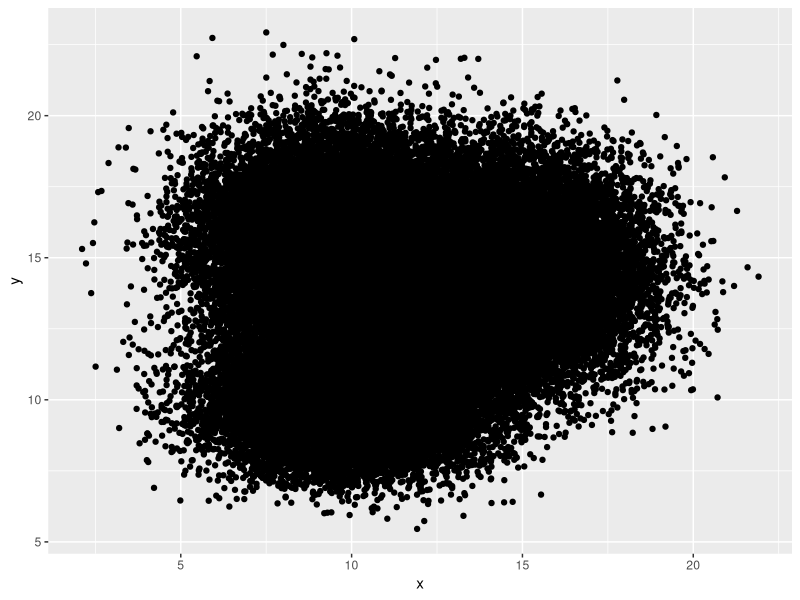
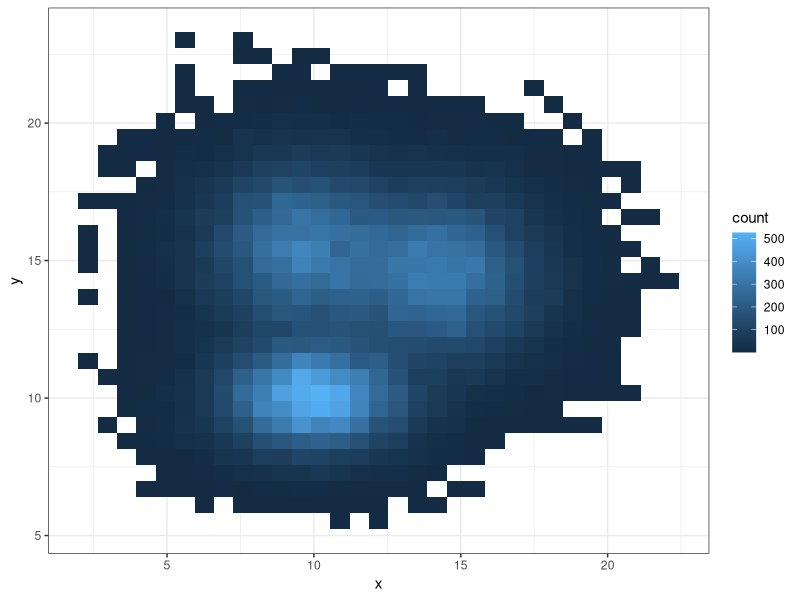
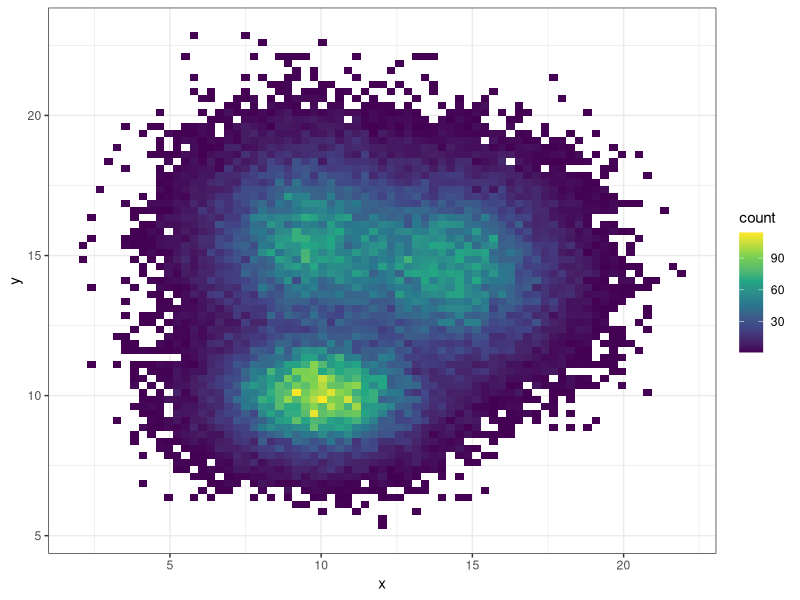
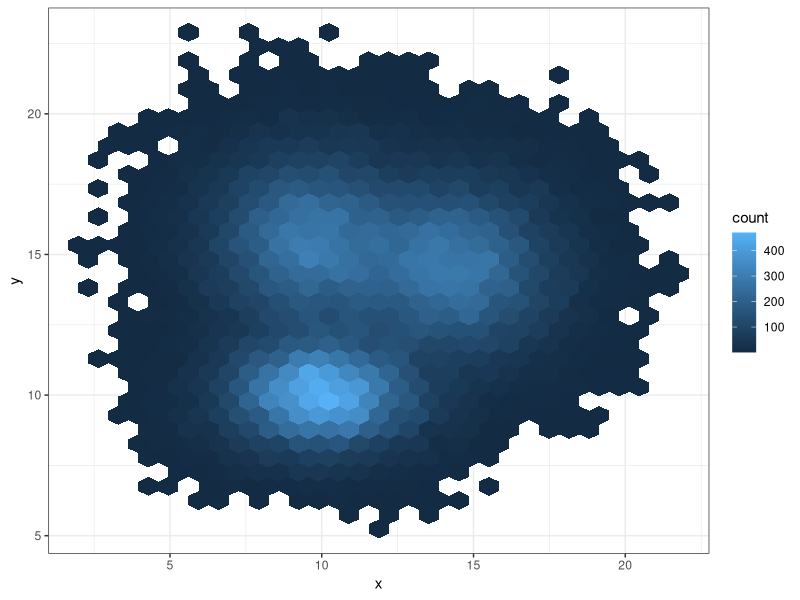
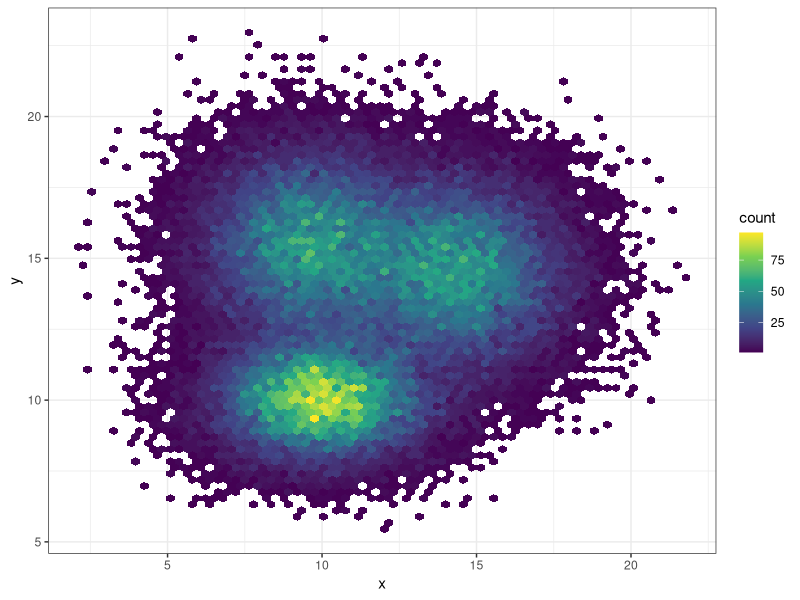
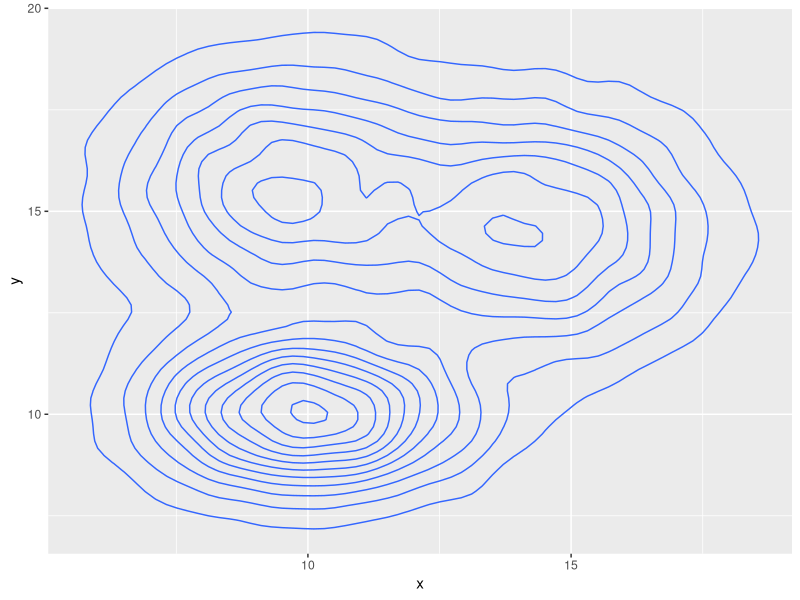
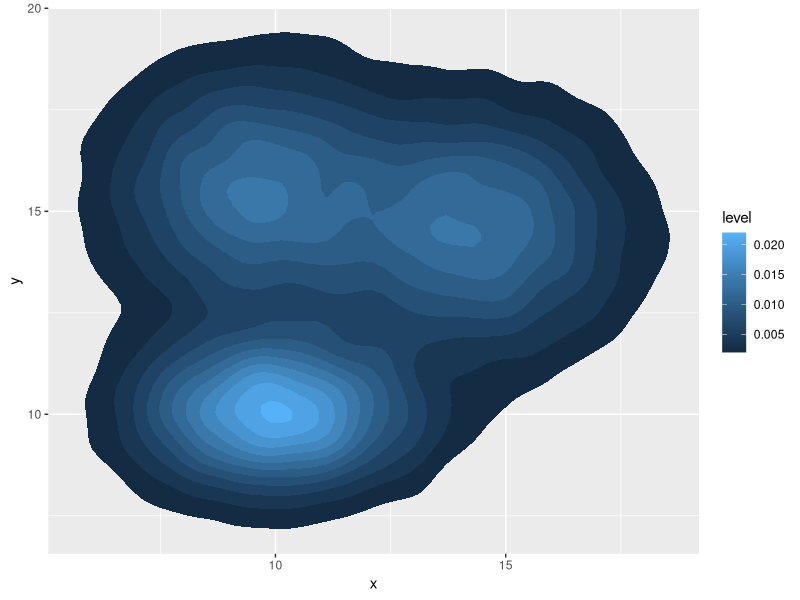
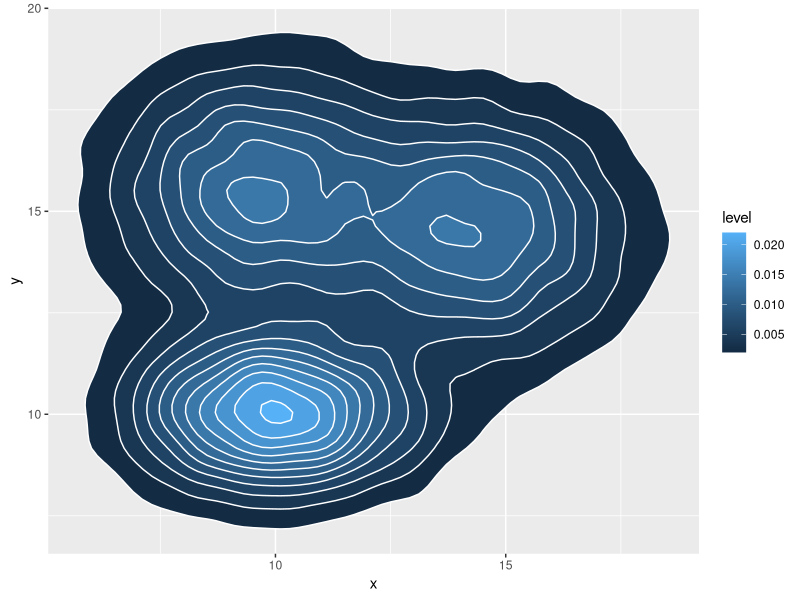

Generate these figures, in order, with R: (Note: this script raises an error after producing the figures.)
## ---- chunk 1
knitr::opts_chunk$set( warning=FALSE, message=FALSE)
## ---- chunk 2
# Library
library(tidyverse)
 
# Data
a <- data.frame( x=rnorm(20000, 10, 1.9), y=rnorm(20000, 10, 1.2) )
b <- data.frame( x=rnorm(20000, 14.5, 1.9), y=rnorm(20000, 14.5, 1.9) )
c <- data.frame( x=rnorm(20000, 9.5, 1.9), y=rnorm(20000, 15.5, 1.9) )
data <- rbind(a,b,c)
 
 
# Basic scatterplot
ggplot(data, aes(x=x, y=y) ) +
  geom_point()
## ---- chunk 3
# 2d histogram with default option
ggplot(data, aes(x=x, y=y) ) +
  geom_bin2d() +
  theme_bw()
 
# Bin size control + color palette
ggplot(data, aes(x=x, y=y) ) +
  geom_bin2d(bins = 70) +
  scale_fill_continuous(type = "viridis") +
  theme_bw()
## ---- chunk 4
# Hexbin chart with default option
ggplot(data, aes(x=x, y=y) ) +
  geom_hex() +
  theme_bw()
 
# Bin size control + color palette
ggplot(data, aes(x=x, y=y) ) +
  geom_hex(bins = 70) +
  scale_fill_continuous(type = "viridis") +
  theme_bw()
## ---- chunk 5
# Show the contour only
ggplot(data, aes(x=x, y=y) ) +
  geom_density_2d()
 
# Show the area only
ggplot(data, aes(x=x, y=y) ) +
  stat_density_2d(aes(fill = ..level..), geom = "polygon")
 
# Area + contour
ggplot(data, aes(x=x, y=y) ) +
  stat_density_2d(aes(fill = ..level..), geom = "polygon", colour="white")
 
# Using raster
ggplot(data, aes(x=x, y=y) ) +
  stat_density_2d(aes(fill = ..density..), geom = "raster", contour = FALSE) +
  scale_x_continuous(expand = c(0, 0)) +
  scale_y_continuous(expand = c(0, 0)) +
  theme(
    legend.position='none'
  )
## ---- chunk 6
# Call the palette with a number
ggplot(data, aes(x=x, y=y) ) +
  stat_density_2d(aes(fill = ..density..), geom = "raster", contour = FALSE) +
  scale_fill_distiller(palette=4, direction=-1) +
  scale_x_continuous(expand = c(0, 0)) +
  scale_y_continuous(expand = c(0, 0)) +
  theme(
    legend.position='none'
  )
 
# The direction argument allows to reverse the palette
ggplot(data, aes(x=x, y=y) ) +
  stat_density_2d(aes(fill = ..density..), geom = "raster", contour = FALSE) +
  scale_fill_distiller(palette=4, direction=1) +
  scale_x_continuous(expand = c(0, 0)) +
  scale_y_continuous(expand = c(0, 0)) +
  theme(
    legend.position='none'
  )
 
# You can also call the palette using a name.
ggplot(data, aes(x=x, y=y) ) +
  stat_density_2d(aes(fill = ..density..), geom = "raster", contour = FALSE) +
  scale_fill_distiller(palette= "Spectral", direction=1) +
  scale_x_continuous(expand = c(0, 0)) +
  scale_y_continuous(expand = c(0, 0)) +
  theme(
    legend.position='none'
  )
## ---- chunk 7
htmltools::includeHTML("htmlChunkRelatedCorrelation.html")
